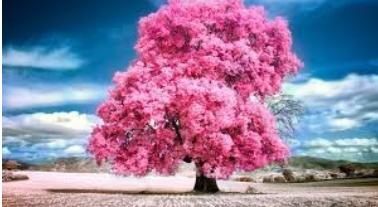
#> input picture Experiments/image.png, 378 x 207 px, found by its file name
$ python 'exp-10 image translation.py'
#> lines starting #> are read from the running program, lines starting #| are printed output that depends on the picture
import cv2
import numpy as np
img = cv2.imread('image.png')
#> img is the input picture: shape (207, 378, 3); mean B, G, R 158.5, 127.1, 145.3
tx, ty = 100, 50
M = np.float32([[1, 0, tx], [0, 1, ty]])
shifted = cv2.warpAffine(img, M, (img.shape[1], img.shape[0]))
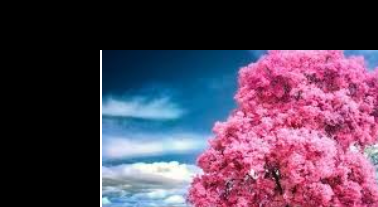
#> shifted: shape (207, 378, 3); mean B, G, R 86.7, 63.2, 84.1
cv2.imshow("Translated", shifted)
cv2.waitKey(0)
cv2.destroyAllWindows()

$ run again, with Experiments/1 exp.png copied over Experiments/image.png
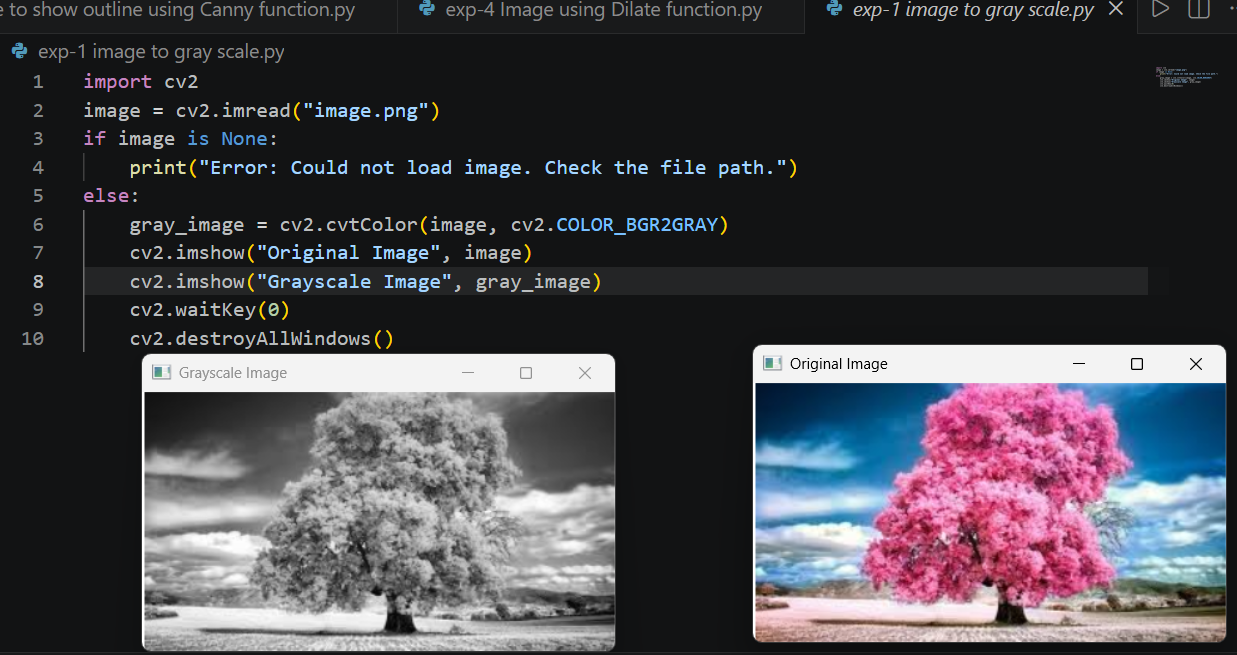
#> input picture Experiments/1 exp.png, 1237 x 655 px, found by its file name
#> img is the input picture: shape (655, 1237, 3); mean B, G, R 73.3, 67.7, 69.4
#> `shifted = cv2.warpAffine(img, M, (img.shape[1], img.shape[0]))`:
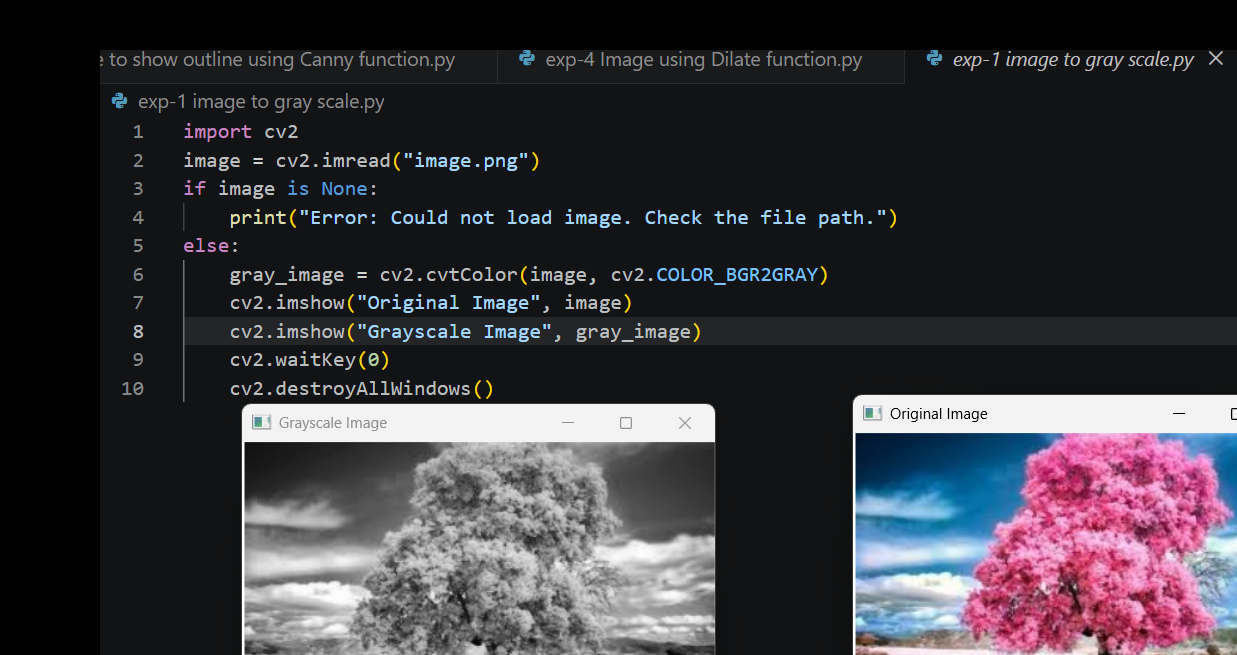
#> shifted: shape (655, 1237, 3); mean B, G, R 58.7, 53.8, 56.5
